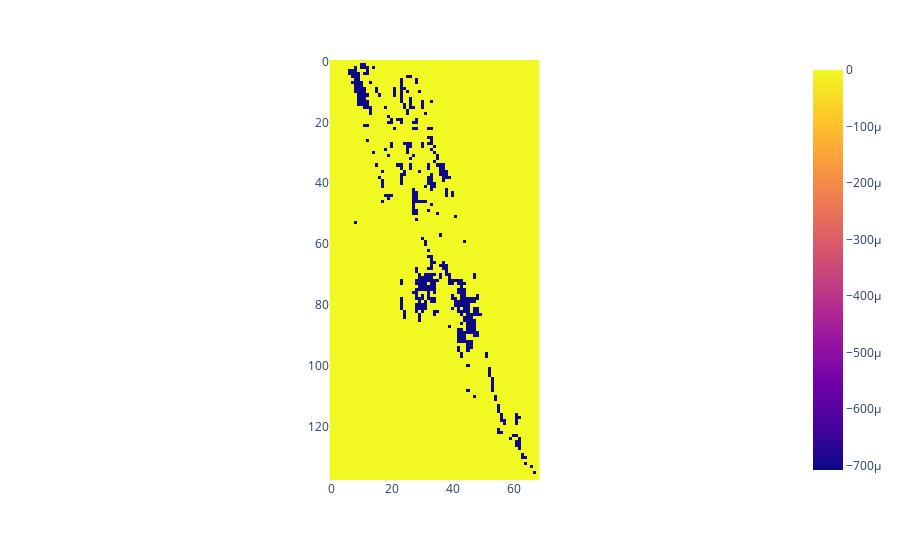

Notebook source saved alongside this figure:
### Code cell
px.imshow(pf.read_pfb("/Users/ben/Documents/GitHub/drought-ensemble/domains/outputs/POTOMAC_1998_to_1999_with_pumping_100_percent/fluxes_on.pfb")[4])

### Figure 1 — Plotly figure (JSON) as saved in the notebook; plotly's stock layout.template omitted (floating-point values rounded to 4 significant figures; data arrays with more than 128 entries replaced by an {"elided": "..."} marker saying what was removed)
{"data": [{"coloraxis": "coloraxis", "hovertemplate": "x: %{x}<br>y: %{y}<br>color: %{z}<extra></extra>", "name": "0", "type": "heatmap", "xaxis": "x", "yaxis": "y", "z": {"elided": "138x69 float values"}}], "layout": {"coloraxis": {"colorscale": [[0, "#0d0887"], [0.1111, "#46039f"], [0.2222, "#7201a8"], [0.3333, "#9c179e"], [0.4444, "#bd3786"], [0.5556, "#d8576b"], [0.6667, "#ed7953"], [0.7778, "#fb9f3a"], [0.8889, "#fdca26"], [1, "#f0f921"]]}, "margin": {"t": 60}, "xaxis": {"anchor": "y", "constrain": "domain", "domain": [0, 1], "scaleanchor": "y"}, "yaxis": {"anchor": "x", "autorange": "reversed", "constrain": "domain", "domain": [0, 1]}}}
